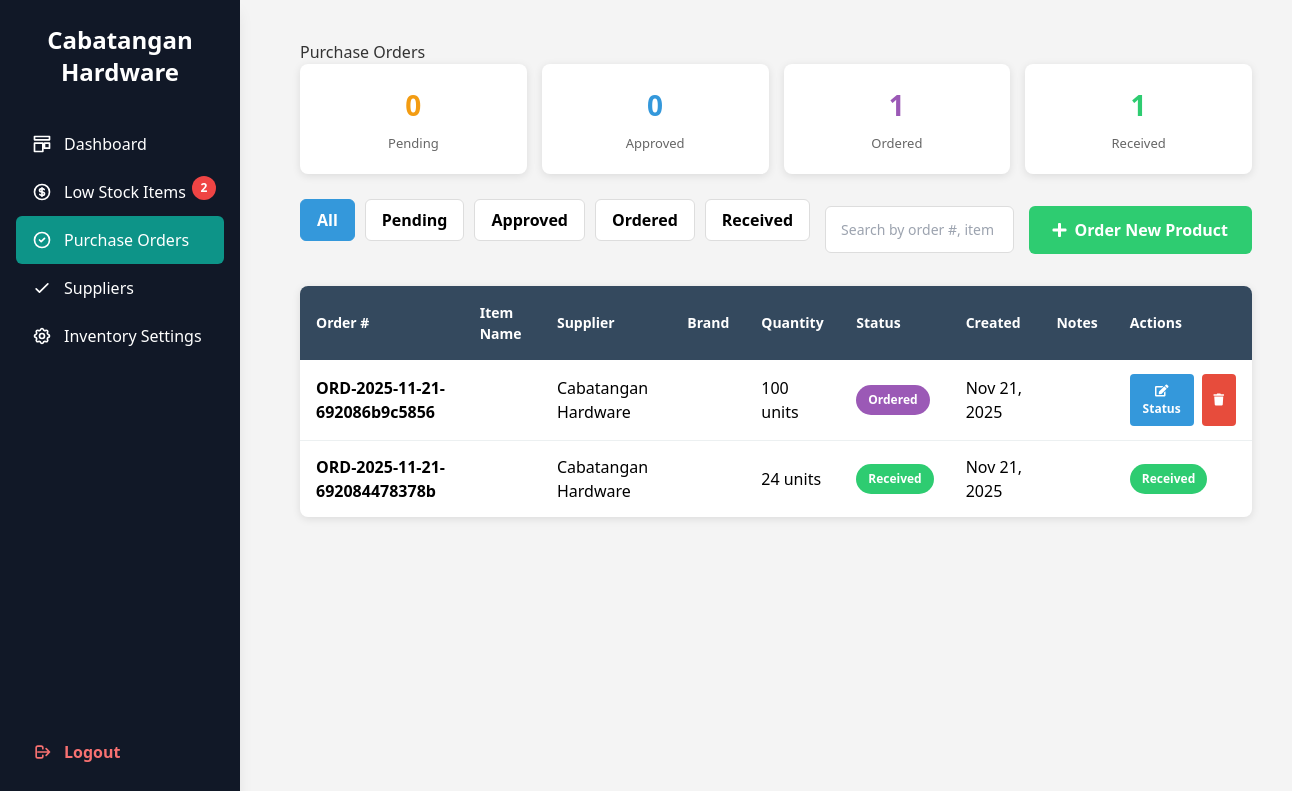
The page /procurement/purchase_orders.php (signed in) on the database as committed earlier.
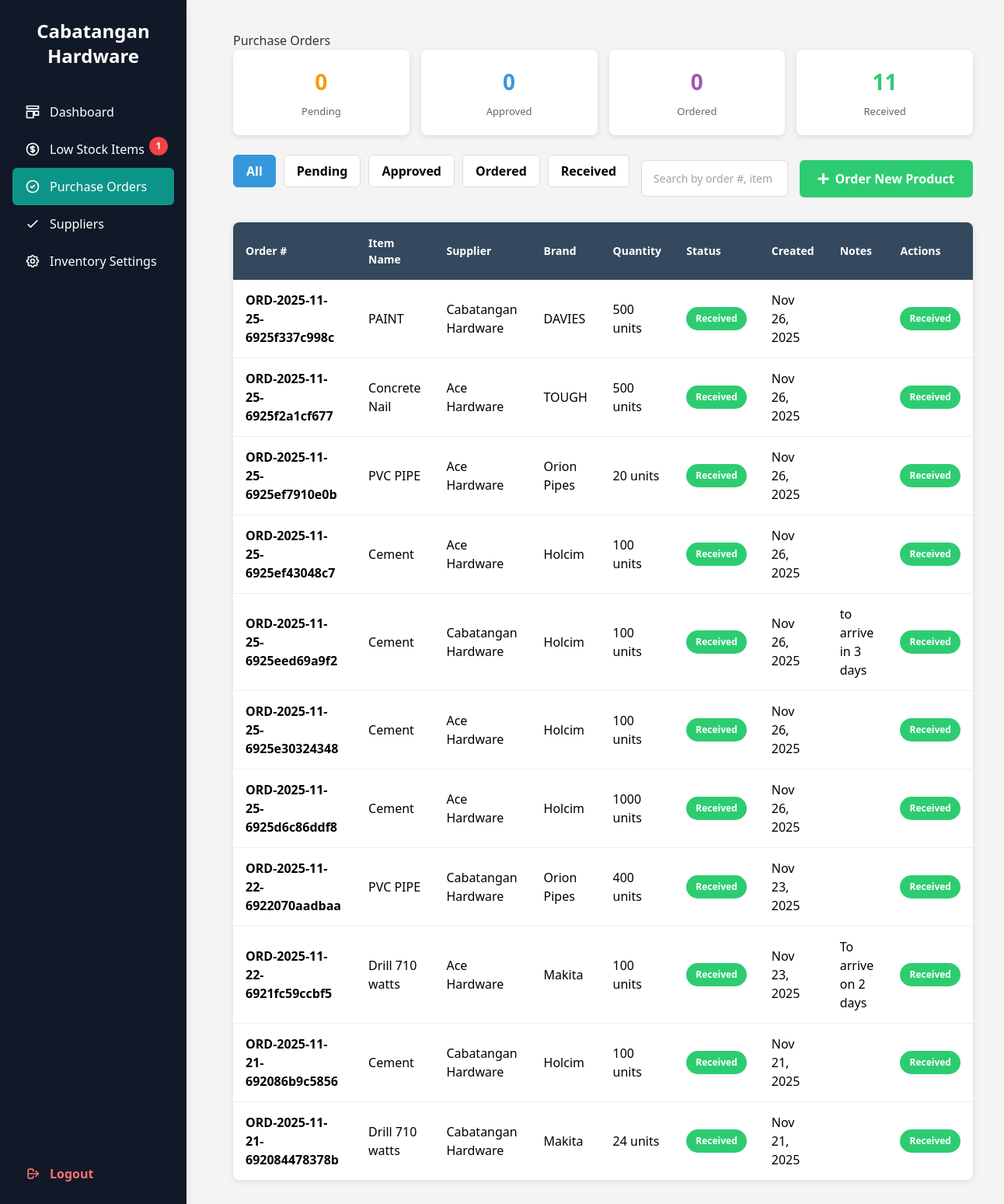
The same page on the database as committed later.
### tables this page shows
CREATE TABLE `purchase_orders` (
  `id` int(11) NOT NULL,
  `order_number` varchar(50) NOT NULL,
  `item_id` int(11) NOT NULL,
  `supplier_id` int(11) DEFAULT NULL,
  `item_name` varchar(100) NOT NULL,
  `brand` varchar(50) DEFAULT NULL,
  `quantity` int(11) NOT NULL,
  `status` enum('pending','approved','ordered','received') NOT NULL DEFAULT 'pending',
  `created_by` int(11) DEFAULT NULL,
  `created_at` timestamp NOT NULL DEFAULT current_timestamp(),
  `updated_at` timestamp NOT NULL DEFAULT current_timestamp() ON UPDATE current_timestamp(),
  `notes` text DEFAULT NULL,
  `expiry_date` date DEFAULT NULL
);

CREATE TABLE `suppliers` (
  `id` int(11) NOT NULL,
  `name` varchar(150) NOT NULL,
  `contact_person` varchar(100) DEFAULT NULL,
  `phone` varchar(50) DEFAULT NULL,
  `email` varchar(100) DEFAULT NULL,
  `address` text DEFAULT NULL,
  `created_at` timestamp NOT NULL DEFAULT current_timestamp()
);

### procurement/purchase_orders.php (the view, shortened to what this page needs)
<?php
require_once '../db.php';
try {
    $pdo->exec("
        CREATE TABLE IF NOT EXISTS `purchase_orders` (
            `id` INT(11) NOT NULL AUTO_INCREMENT PRIMARY KEY,
            `order_number` VARCHAR(50) NOT NULL UNIQUE,
            `item_id` INT(11) NOT NULL,
            `supplier_id` INT(11) DEFAULT NULL,
            `item_name` VARCHAR(100) NOT NULL,
            `brand` VARCHAR(50),
            `quantity` INT(11) NOT NULL,
            `status` ENUM('pending', 'approved', 'ordered', 'received') NOT NULL DEFAULT 'pending',
            `created_by` INT(11),
            `created_at` TIMESTAMP DEFAULT CURRENT_TIMESTAMP,
            `updated_at` TIMESTAMP DEFAULT CURRENT_TIMESTAMP ON UPDATE CURRENT_TIMESTAMP,
            `notes` TEXT,
            FOREIGN KEY (`item_id`) REFERENCES `inventory`(`id`) ON DELETE CASCADE,
            FOREIGN KEY (`created_by`) REFERENCES `users`(`id`) ON DELETE SET NULL
        )
    ");
} catch (Exception $e) {
}
try {
    $pdo->exec("
        UPDATE purchase_orders po
        JOIN inventory i ON po.item_id = i.id
        SET po.item_name = COALESCE(NULLIF(po.item_name, ''), i.name),
            po.brand = COALESCE(NULLIF(po.brand, ''), i.brand)
        WHERE (po.item_name IS NULL OR po.item_name = '')
           OR (po.brand IS NULL OR po.brand = '')
    ");
} catch (Exception $e) {
}
$orders = $pdo->query("
    SELECT po.*, u.username as created_by_name, s.name as supplier_name
    FROM purchase_orders po
    LEFT JOIN users u ON po.created_by = u.id
    LEFT JOIN suppliers s ON po.supplier_id = s.id
    ORDER BY po.created_at DESC
")->fetchAll();
?>
<!DOCTYPE html>
<html lang="en">
<head>
    <link rel="stylesheet" href="https://cdnjs.cloudflare.com/ajax/libs/font-awesome/5.15.4/css/all.min.css">
</head>
<body>
    <?php include 'includesProc/sidebar.php'; ?>
    <div class="content">
        <h2>Purchase Orders</h2>
        <div class="stat-row">
            <div class="stat-card">
                <div class="stat-value" style="color: #f39c12;"><?= count(array_filter($orders, fn($o) => $o['status'] === 'pending')) ?></div>
                <div class="stat-label">Pending</div>
            </div>
            <div class="stat-card">
                <div class="stat-value" style="color: #3498db;"><?= count(array_filter($orders, fn($o) => $o['status'] === 'approved')) ?></div>
                <div class="stat-label">Approved</div>
            </div>
            <div class="stat-card">
                <div class="stat-value" style="color: #9b59b6;"><?= count(array_filter($orders, fn($o) => $o['status'] === 'ordered')) ?></div>
                <div class="stat-label">Ordered</div>
            </div>
            <div class="stat-card">
                <div class="stat-value" style="color: #2ecc71;"><?= count(array_filter($orders, fn($o) => $o['status'] === 'received')) ?></div>
                <div class="stat-label">Received</div>
            </div>
        </div>
        <div class="action-bar">
            <div class="filter-controls">
                <button class="filter-btn active" data-filter="all">All</button>
                <button class="filter-btn" data-filter="pending">Pending</button>
                <button class="filter-btn" data-filter="approved">Approved</button>
                <button class="filter-btn" data-filter="ordered">Ordered</button>
                <button class="filter-btn" data-filter="received">Received</button>
            </div>
            <div class="search-box">
                <input type="text" id="searchInput" placeholder="Search by order #, item name, or supplier...">
            </div>
            <button class="btn btn-primary" onclick="openNewProductModal()" style="background-color: #2ecc71;">
                <i class="fas fa-plus"></i> Order New Product
            </button>
        </div>
        <?php if (empty($orders)): ?>
        <div class="empty-state">
            <i class="fas fa-inbox"></i>
            <h3>No Purchase Orders</h3>
            <p>Navigate to Low Stock Items to create your first purchase order.</p>
        </div>
        <?php else: ?>
        <table>
            <thead>
                <tr>
                    <th>Order #</th>
                    <th>Item Name</th>
                    <th>Supplier</th>
                    <th>Brand</th>
                    <th>Quantity</th>
                    <th>Status</th>
                    <th>Created</th>
                    <th>Notes</th>
                    <th>Actions</th>
                </tr>
            </thead>
            <tbody id="ordersTable">
                <?php foreach ($orders as $order): ?>
                <tr data-status="<?= $order['status'] ?>">
                    <td><strong><?= htmlspecialchars($order['order_number']) ?></strong></td>
                    <td><?= htmlspecialchars($order['item_name']) ?></td>
                    <td><?= htmlspecialchars($order['supplier_name'] ?? '-') ?></td>
                    <td><?= htmlspecialchars($order['brand'] ?? '-') ?></td>
                    <td><?= $order['quantity'] ?> units</td>
                    <td><span class="badge <?= $order['status'] ?>"><?= ucfirst($order['status']) ?></span></td>
                    <td><?= date('M d, Y', strtotime($order['created_at'])) ?></td>
                    <td><?= htmlspecialchars(substr($order['notes'] ?? '', 0, 30)) ?><?= strlen($order['notes'] ?? '') > 30 ? '...' : '' ?></td>
                    <td>
                        <div class="action-buttons">
                            <?php if ($order['status'] !== 'received'): ?>
                                <button class="action-btn edit" onclick="editOrder(<?= $order['id'] ?>, <?= $order['quantity'] ?>)">
                                    <i class="fas fa-edit"></i> Status
                                </button>
                                <button class="action-btn delete" onclick="deleteOrder(<?= $order['id'] ?>, '<?= htmlspecialchars($order['order_number']) ?>')">
                                    <i class="fas fa-trash"></i>
                                </button>
                            <?php else: ?>
                                <span class="badge received">Received</span>
                            <?php endif; ?>
                        </div>
                    </td>
                </tr>
                <?php endforeach; ?>
            </tbody>
        </table>
        <?php endif; ?>
    </div>
</body>
</html>

### procurement/includesProc/sidebar.php (shortened to what this page needs)
<?php
  $currentPage = basename($_SERVER['PHP_SELF']);
  require_once '../db.php';
  $lowStockCount = $pdo->query("SELECT COUNT(*) as count FROM inventory WHERE quantity <= low_threshold")->fetch()['count'] ?? 0;
?>
<div class="h-screen w-[240px] fixed top-0 left-0 bg-gray-900 text-white flex flex-col px-4 py-6 shadow-lg">
  <h2 class="text-2xl font-bold text-center mb-8 text-white">Cabatangan Hardware</h2>
  <a href="../procurement/dashboard.php"
     class="flex items-center gap-3 py-3 px-4 rounded-md transition
     <?= $currentPage === 'dashboard.php' ? 'bg-teal-600' : 'hover:bg-gray-800' ?>">
    <svg xmlns="http://www.w3.org/2000/svg" class="w-5 h-5" fill="none" viewBox="0 0 24 24" stroke="currentColor">
      <path stroke-linecap="round" stroke-linejoin="round" stroke-width="2"
            d="M3 3h18v4H3V3zm0 8h10v10H3V11zm12 0h6v6h-6V11z"/>
    </svg>
    Dashboard
  </a>
  <a href="../procurement/low_stock.php"
     class="flex items-center gap-3 py-3 px-4 rounded-md transition relative
     <?= $currentPage === 'low_stock.php' ? 'bg-teal-600' : 'hover:bg-gray-800' ?>">
    Low Stock Items
    <?php if ($lowStockCount > 0): ?>
    <span class="absolute right-2 top-2 bg-red-500 text-white text-xs font-bold rounded-full w-6 h-6 flex items-center justify-center">
      <?= $lowStockCount ?>
    </span>
    <?php endif; ?>
  </a>
  <a href="../procurement/purchase_orders.php"
     class="flex items-center gap-3 py-3 px-4 rounded-md transition
     <?= $currentPage === 'purchase_orders.php' ? 'bg-teal-600' : 'hover:bg-gray-800' ?>">
    <svg xmlns="http://www.w3.org/2000/svg" class="w-5 h-5" fill="none" viewBox="0 0 24 24" stroke="currentColor">
      <path stroke-linecap="round" stroke-linejoin="round" stroke-width="2"
            d="M9 12l2 2 4-4m6 2a9 9 0 11-18 0 9 9 0 0118 0z"/>
    </svg>
    Purchase Orders
  </a>
  <a href="../procurement/suppliers.php"
     class="flex items-center gap-3 py-3 px-4 rounded-md transition
     <?= $currentPage === 'suppliers.php' ? 'bg-teal-600' : 'hover:bg-gray-800' ?>">
    <svg xmlns="http://www.w3.org/2000/svg" class="w-5 h-5" fill="none" viewBox="0 0 24 24" stroke="currentColor">
      <path stroke-linecap="round" stroke-linejoin="round" stroke-width="2" d="M5 13l4 4L19 7" />
    </svg>
    Suppliers
  </a>
  <a href="../procurement/inventory_settings.php"
     class="flex items-center gap-3 py-3 px-4 rounded-md transition
     <?= $currentPage === 'inventory_settings.php' ? 'bg-teal-600' : 'hover:bg-gray-800' ?>">
    Inventory Settings
  </a>
  <a href="#" onclick="logout()"
     class="flex items-center gap-3 mt-auto py-3 px-4 rounded-md text-red-400 font-semibold hover:bg-red-700 hover:text-white transition">
    <svg xmlns="http://www.w3.org/2000/svg" class="w-5 h-5" fill="none" viewBox="0 0 24 24" stroke="currentColor">
      <path stroke-linecap="round" stroke-linejoin="round" stroke-width="2"
            d="M17 16l4-4m0 0l-4-4m4 4H7m6 4v1a2 2 0 01-2 2H7a2 2 0 01-2-2V7a2 2 0 012-2h4a2 2 0 012 2v1"/>
    </svg>
    Logout
  </a>
</div>
<script src="../assets/third_party/tailwind.min.js"></script>

### procurement/purchase_orders.php (style rules this page uses)
* { margin: 0; padding: 0; box-sizing: border-box; }
body { font-family: 'Segoe UI', sans-serif; background-color: #f4f4f4; display: flex; }
.content { margin-left: 260px; padding: 40px; flex: 1; }
h2 { margin-bottom: 30px; font-size: 32px; color: #333; font-weight: 600; }
.action-bar { display: flex; justify-content: space-between; align-items: center; margin-bottom: 25px; gap: 15px; }
.btn { padding: 12px 24px; border: none; border-radius: 6px; cursor: pointer; font-weight: 600; text-decoration: none; display: inline-flex; align-items: center; gap: 8px; transition: all 0.3s ease; }
.btn-primary { background-color: #2ecc71; color: white; }
.filter-controls { display: flex; gap: 10px; margin-bottom: 20px; }
.filter-btn { padding: 8px 16px; border: 1px solid #ddd; background: white; border-radius: 6px; cursor: pointer; font-weight: 600; transition: all 0.2s; }
.filter-btn.active { background-color: #3498db; color: white; border-color: #3498db; }
table { width: 100%; border-collapse: collapse; background: white; border-radius: 8px; overflow: hidden; box-shadow: 0 2px 8px rgba(0, 0, 0, 0.1); }
thead th { background-color: #34495e; color: white; padding: 16px; text-align: left; font-weight: 600; font-size: 14px; }
tbody td { padding: 14px 16px; border-bottom: 1px solid #ecf0f1; }
tbody tr:last-child td { border-bottom: none; }
.badge { display: inline-block; padding: 6px 12px; border-radius: 20px; font-size: 12px; font-weight: 600; }
.badge.received { background-color: #2ecc71; color: white; }
.action-buttons { display: flex; gap: 8px; }
.stat-row { display: grid; grid-template-columns: repeat(4, 1fr); gap: 15px; margin-bottom: 25px; }
.stat-card { background: white; padding: 20px; border-radius: 8px; box-shadow: 0 2px 8px rgba(0, 0, 0, 0.1); text-align: center; }
.stat-value { font-size: 28px; font-weight: 700; }
.stat-label { font-size: 13px; color: #666; margin-top: 8px; }
.search-box { flex: 1; max-width: 400px; }
.search-box input { width: 100%; padding: 12px 15px; border: 1px solid #ddd; border-radius: 6px; font-size: 14px; transition: border-color 0.2s, box-shadow 0.2s; }
.badge.ordered { background-color: #9b59b6; color: white; }
.action-btn { padding: 8px 12px; border: none; border-radius: 4px; cursor: pointer; font-size: 12px; font-weight: 600; transition: all 0.2s; }
.action-btn.edit { background-color: #3498db; color: white; }
.action-btn.delete { background-color: #e74c3c; color: white; }

Rows that differ between the two databases and show on the page:
added purchase_orders: order_number "ORD-2025-11-25-6925f337c998c", item_name "PAINT", supplier.name "Cabatangan Hardware", brand "DAVIES", quantity "500", status "Received", created_at "Nov 26, 2025"
added purchase_orders: order_number "ORD-2025-11-25-6925f2a1cf677", item_name "Concrete Nail", supplier.name "Ace Hardware", brand "TOUGH", quantity "500", status "Received", created_at "Nov 26, 2025"
added purchase_orders: order_number "ORD-2025-11-25-6925ef7910e0b", item_name "PVC PIPE", supplier.name "Ace Hardware", brand "Orion Pipes", quantity "20", status "Received", created_at "Nov 26, 2025"
added purchase_orders: order_number "ORD-2025-11-25-6925ef43048c7", item_name "Cement", supplier.name "Ace Hardware", brand "Holcim", quantity "100", status "Received", created_at "Nov 26, 2025"
added purchase_orders: order_number "ORD-2025-11-25-6925eed69a9f2", item_name "Cement", supplier.name "Cabatangan Hardware", brand "Holcim", quantity "100", status "Received", created_at "Nov 26, 2025", notes "to arrive in 3 days"
added purchase_orders: order_number "ORD-2025-11-25-6925e30324348", item_name "Cement", supplier.name "Ace Hardware", brand "Holcim", quantity "100", status "Received", created_at "Nov 26, 2025"
added purchase_orders: order_number "ORD-2025-11-25-6925d6c86ddf8", item_name "Cement", supplier.name "Ace Hardware", brand "Holcim", quantity "1000", status "Received", created_at "Nov 26, 2025"
added purchase_orders: order_number "ORD-2025-11-22-6922070aadbaa", item_name "PVC PIPE", supplier.name "Cabatangan Hardware", brand "Orion Pipes", quantity "400", status "Received", created_at "Nov 23, 2025"
added purchase_orders: order_number "ORD-2025-11-22-6921fc59ccbf5", item_name "Drill 710 watts", supplier.name "Ace Hardware", brand "Makita", quantity "100", status "Received", created_at "Nov 23, 2025", notes "To arrive on 2 days"
changed purchase_orders "ORD-2025-11-21-692086b9c5856": item_name (not shown) → "Cement"; brand (not shown) → "Holcim"; status "Ordered" → "Received"; status "Status" → "Received"
changed purchase_orders "ORD-2025-11-21-692084478378b": item_name (not shown) → "Drill 710 watts"; brand (not shown) → "Makita"
Other text that changed with them:
$lowStockCount: "2" → "1"
count(array_filter($orders, fn($o) => $o['status'] === 'ordered')): "1" → "0"
count(array_filter($orders, fn($o) => $o['status'] === 'received')): "1" → "11"
